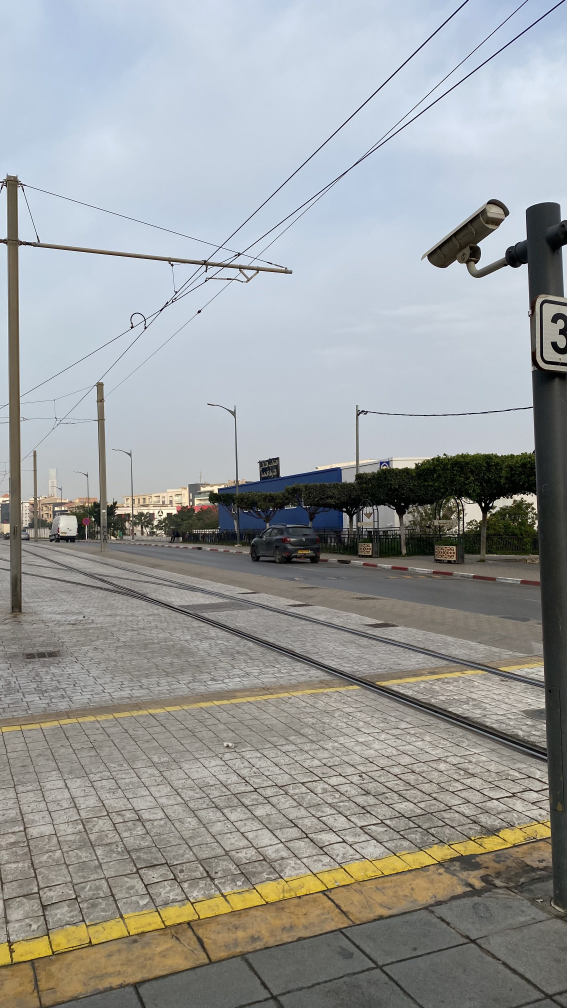
#> input picture Homography/djopics/Pic1.jpg, 2268 x 4032 px, found by its file name (shown at 1/4 size)
$ python show.py
#> lines starting #> are read from the running program, lines starting #| are printed output that depends on the picture
import cv2
img = cv2.imread('djopics/pic1.jpg')
#> img is the input picture: shape (4032, 2268, 3); mean B, G, R 155.6, 156.5, 154.4
img = cv2.resize(img, (0, 0), fx=0.25, fy=0.25)  # resize to 1/4
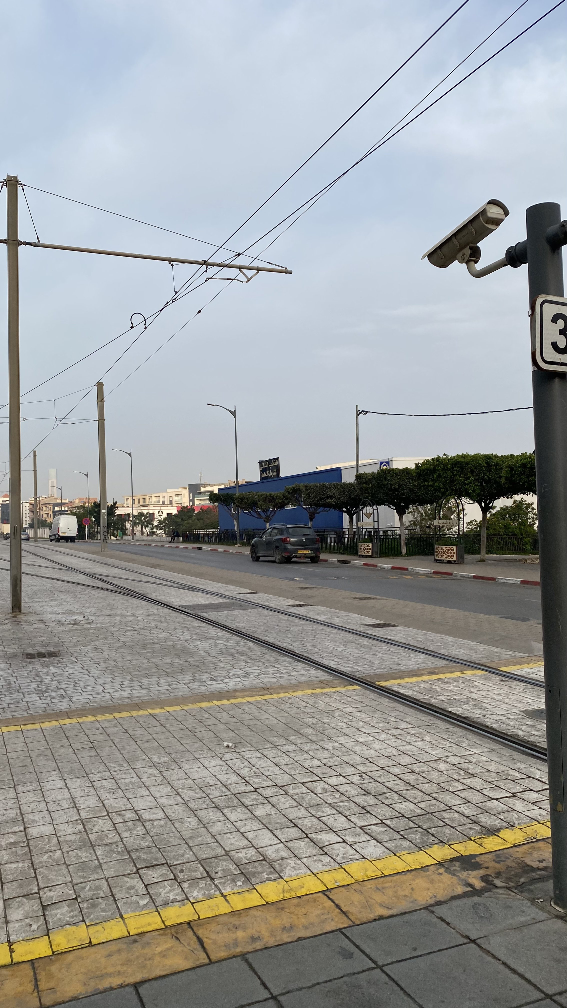
#> img: shape (1008, 567, 3); mean B, G, R 155.7, 156.5, 154.5
cv2.imshow('image', img)
cv2.waitKey(0)

$ run again, with Homography/djopics/Pic2.jpg copied over Homography/djopics/Pic1.jpg
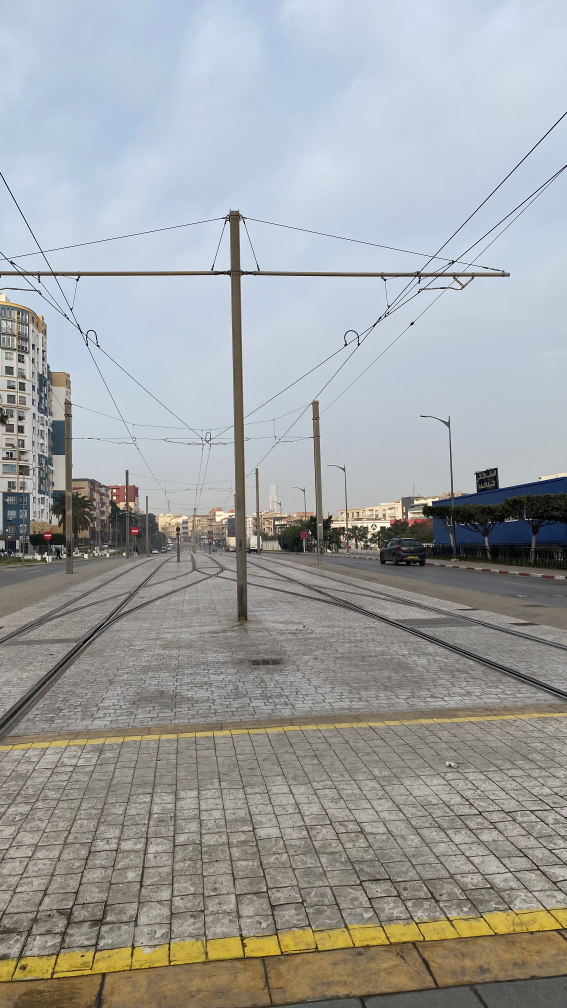
#> input picture Homography/djopics/Pic2.jpg, 2268 x 4032 px, found by its file name (shown at 1/4 size)
#> img is the input picture: shape (4032, 2268, 3); mean B, G, R 161.3, 161.4, 159.1
#> `img = cv2.resize(img, (0, 0), fx=0.25, fy=0.25)`:
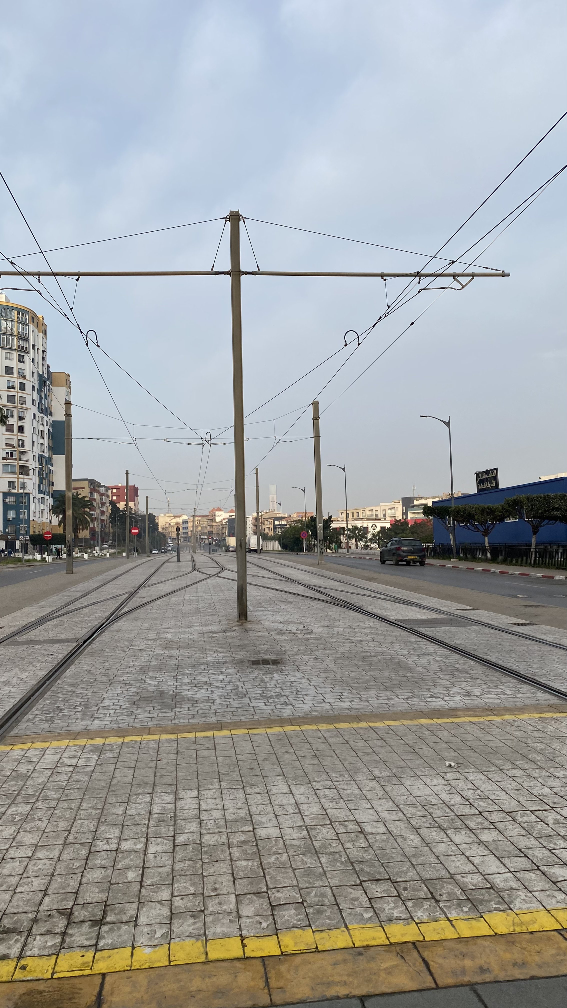
#> img: shape (1008, 567, 3); mean B, G, R 161.4, 161.4, 159.2

$ run again, with Homography/djopics/Pic3.jpg copied over Homography/djopics/Pic1.jpg
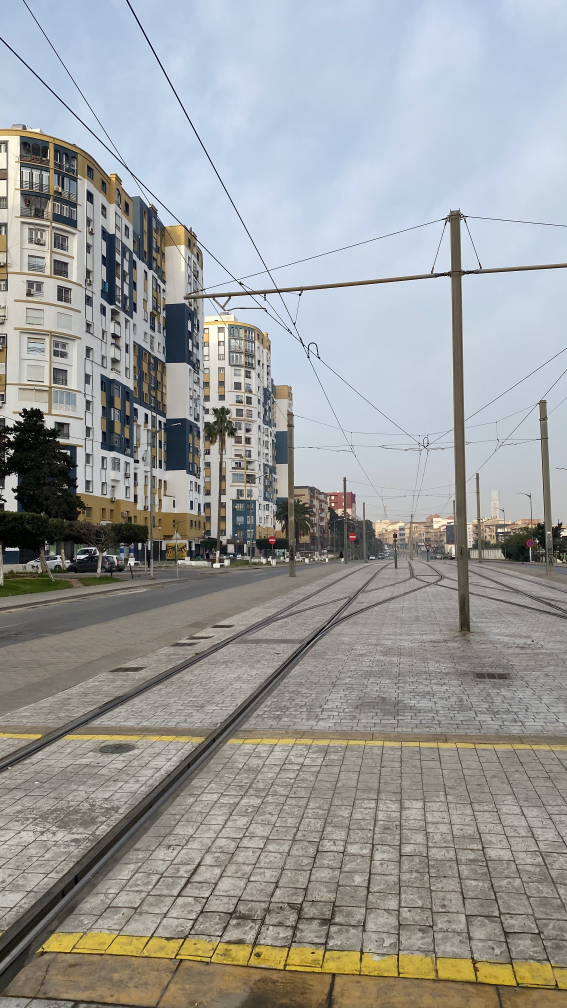
#> input picture Homography/djopics/Pic3.jpg, 2268 x 4032 px, found by its file name (shown at 1/4 size)
#> img is the input picture: shape (4032, 2268, 3); mean B, G, R 153.9, 155.5, 154.4
#> `img = cv2.resize(img, (0, 0), fx=0.25, fy=0.25)`:
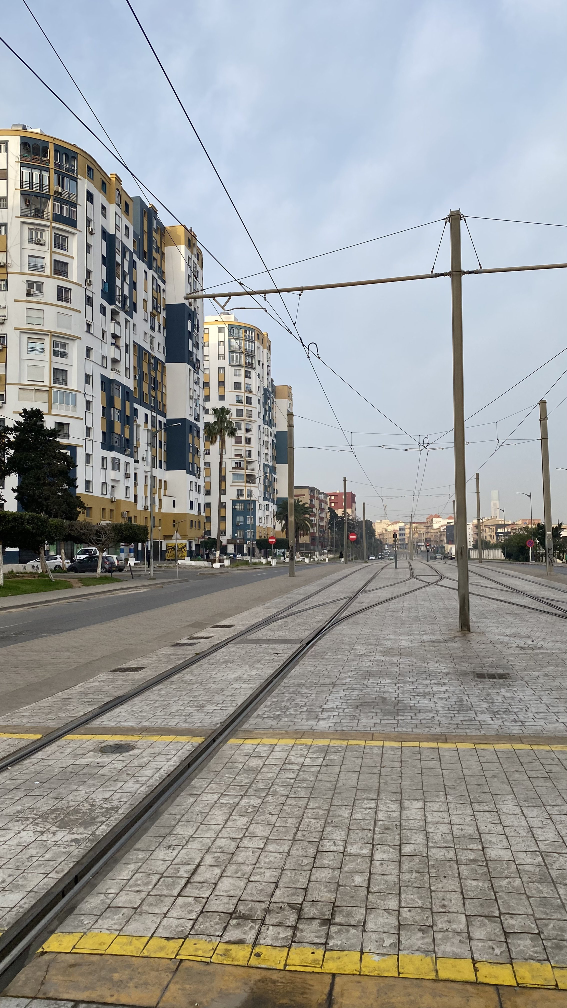
#> img: shape (1008, 567, 3); mean B, G, R 154, 155.6, 154.4

$ run again, with Homography/djopics/Pic4.jpg copied over Homography/djopics/Pic1.jpg
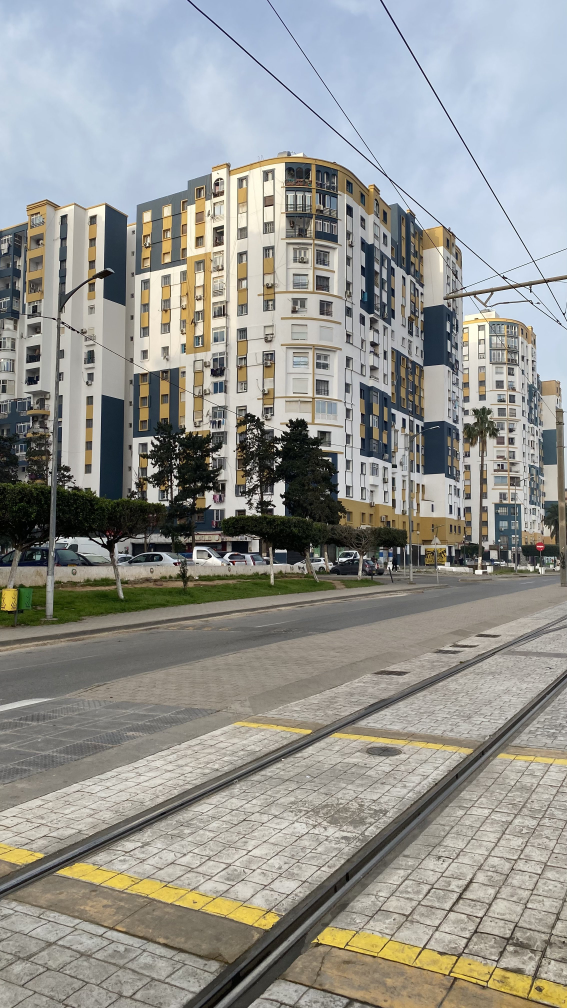
#> input picture Homography/djopics/Pic4.jpg, 2268 x 4032 px, found by its file name (shown at 1/4 size)
#> img is the input picture: shape (4032, 2268, 3); mean B, G, R 144.5, 149.2, 148.9
#> `img = cv2.resize(img, (0, 0), fx=0.25, fy=0.25)`:
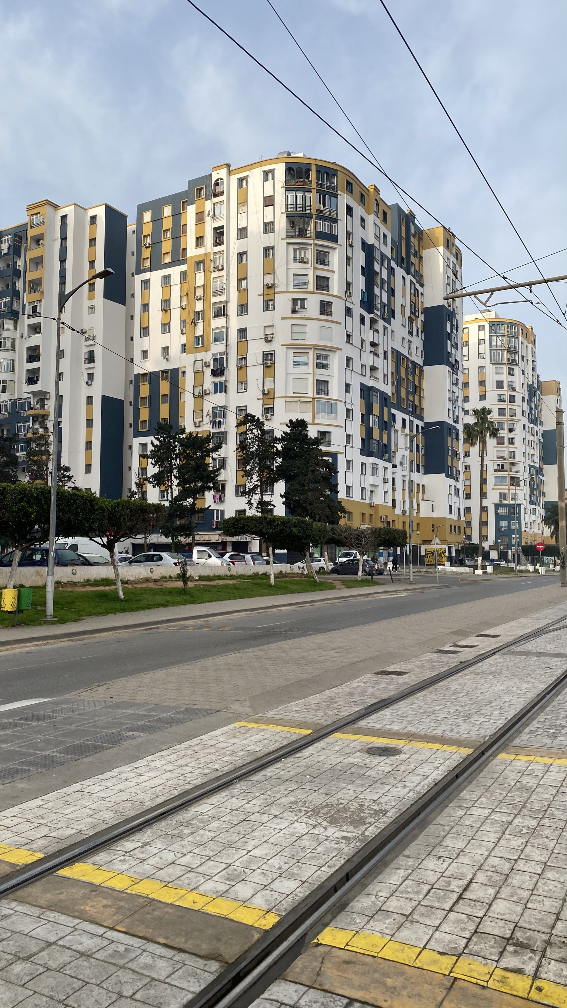
#> img: shape (1008, 567, 3); mean B, G, R 144.6, 149.3, 149
